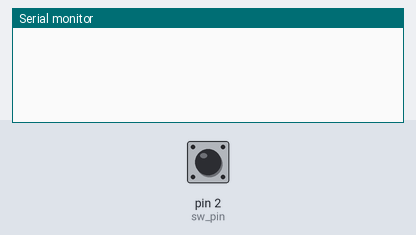
Bench run of a sketch on a simulated Arduino Uno, built with avr-gcc and run on an emulated ATmega328P. On the bench: the last lines printed to the serial monitor. Inputs (shaded band) come from the test bench; at power-on: pin 2 (sw_pin) HIGH.

Above: at 1.2 s.
1.3 s: pin 2 (sw_pin) pulled LOW for 0.15 s
At 2.4 s:
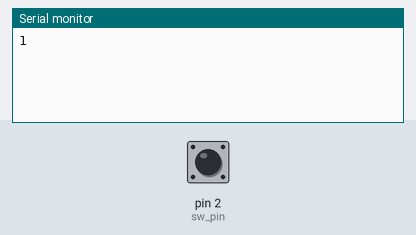
2.9 s: pin 2 (sw_pin) pulled LOW for 1 s
At 4.4 s:
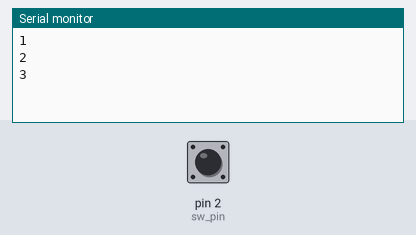
5.4 s: pin 2 (sw_pin) pulled LOW for 0.15 s
At 6.7 s:
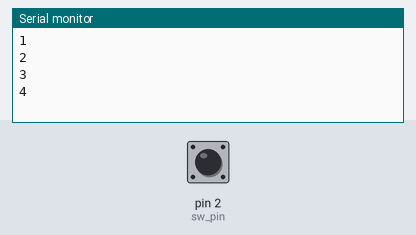
Timing chart, 0 to 8.4 s (numbered marks = the images above; inputs shaded):
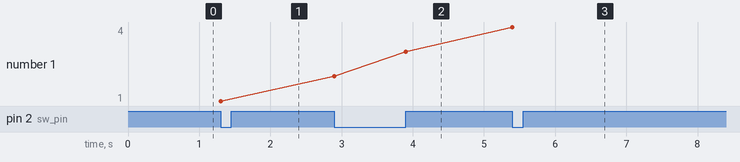

The sketch:

app.ino
```cpp
const int sw_pin = 2;
int count = 0;
int t1, t2;
//외부 인터럽트1 처리 함수
void flash(void)
{
    //채터링 체크: 200ms 이내에 스위치가 또 눌려진 상태이면 무시
    t2 = millis();

    // 인터럽트 시간 간격 체크
    if((t2-t1)<200) return; // 200ms 보다 작으면 무시
    else  t1 = t2; // 인터럽트 발생 시간 갱신
    count++;
    Serial.println(count);
}

void setup()
{
    Serial.begin(115200);
    pinMode(sw_pin, INPUT_PULLUP);
    // 외부 인터럽트 설정
    attachInterrupt(digitalPinToInterrupt(sw_pin), flash, CHANGE);
    t1 = millis(); // 프로그램 시작 시간 저장
}

void loop()
{
}
```

Measured:
- after the input at 1.3 s, the serial monitor: prints a new line at once (image 1)
- after the input at 2.9 s, the serial monitor: prints a new line at once (image 2)
- after the input at 5.4 s, the serial monitor: prints a new line at once (image 3)
- plotted number 1: 1 → 3 after the input at 2.9 s, 3 → 4 after the input at 5.4 s
